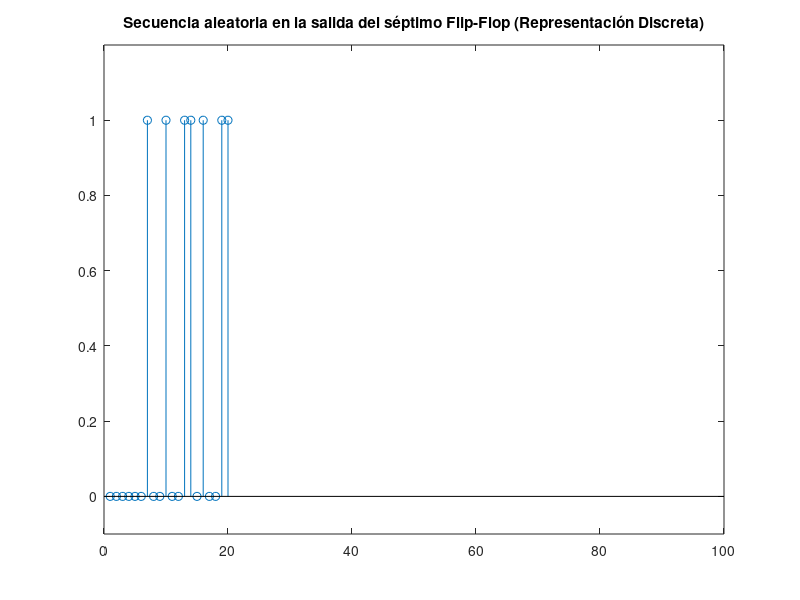

Reproduce this figure in MATLAB.
%==================================================
%==================================================
%Generador de secuencias pseudo aletorias mediante
%LFSR de longitud 7 con retroalimentación en 3 y 7.

%Realizado por:

%Tyrone Novillo
%Dayana Jara
%Jonnatan Robles
%Sebastián Guazhima
%Pablo Bermeo

%==================================================
%==================================================

clc; clear all; close all;
%% Definición de valores iniciales 

s0 = [1 0 0 0 0 0 0]; %Secuencia inicial
r = [7 3];            %Posiciones de retroalimentación
RanSeqs = [];         %Matriz de secuencias aleatorias
n = 20;             %Cantidad de bits a obtener

%% Registro de desplazamientos

%Bucle para almacenar n secuencias
for j = 1:1:n
    
    RanSeqs(j, :) = s0; %Almacenar la secuencia
    retro = xor( s0(r(1)) , s0(r(2) ) ); %Calcular la retroalimentación para S_0
    
    %Desplazar los bits desde el segundo flip-flop hasta el séptimo
    for i = length(s0):-1:2
        s0(i) = s0(i-1);
    end

    %Remplazar S_0 con la retroalimentacion
    s0(1) = retro;

end

%% Obtención de la seuencia aleatoria en la salida del último Flip-Flop
BitSeq = RanSeqs(:,7)
stem(BitSeq)
ylim([-0.1 1.2])
xlim([0 100]) %Se visualiza hasta n = 100
title("Secuencia aleatoria en la salida del séptimo Flip-Flop (Representación Discreta)")
